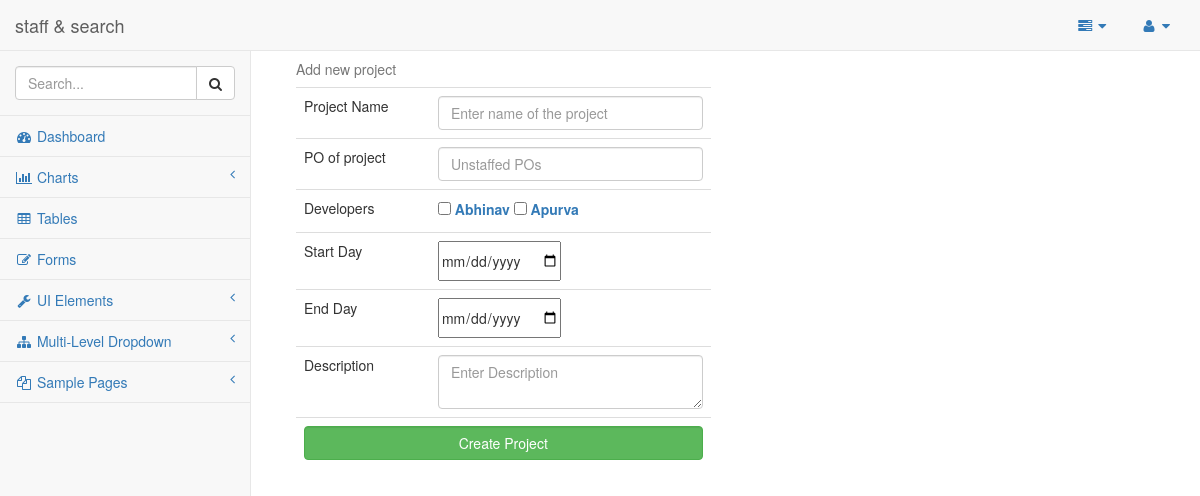
Before: /admin/new_project.php with the older database file.
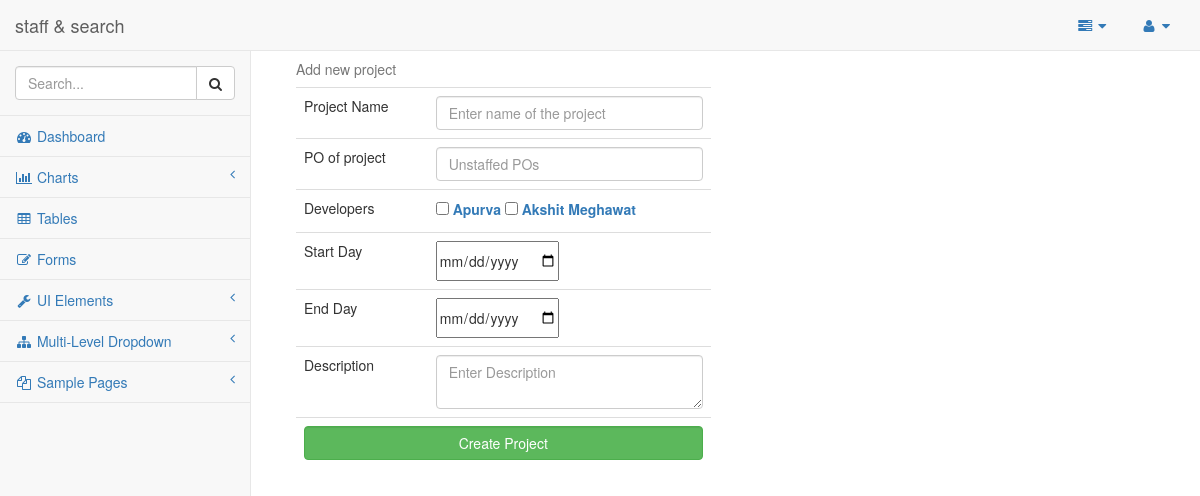
After: the same page with the newer database file.
### tables this page shows
CREATE TABLE IF NOT EXISTS `developers` (
`dev_id` int(11) NOT NULL,
  `name` varchar(20) NOT NULL,
  `github_profile` text NOT NULL
);

CREATE TABLE IF NOT EXISTS `developer_project_map` (
`id` int(11) NOT NULL,
  `dev_id` int(11) NOT NULL,
  `project_id` int(11) NOT NULL
);

### admin/new_project.php (the view, shortened to what this page needs)
<?php
include("header.php");
?>
<body>
  <div id="wrapper">
    <?php
    include 'side_and_menu.php';
    ?>
    <?php
    function valid_project($pr_id)
    {
      $res = mysql_query("select * from projects where project_id = '$pr_id' and end_day < curdate()");
      if ($res)
      {
        $response = mysql_fetch_array($res);
        if(count($response) > 1)
          return true;
      }
      else
      {
        return false;
      }
    }
    $list_of_devs ="select *
    from developers devs LEFT OUTER JOIN developer_project_map map
    on devs.dev_id = map.dev_id
    order by map.project_id desc
    ";
    $dev_lists = mysql_query($list_of_devs);
    ?>
  <div id="page-wrapper">
    <div class="col-md-6">
      <form method="POST" action="new_project_submit.php">
        <table class="table">
          <caption>Add new project</caption>
          <tbody>
            <tr>
              <td>Project Name</td>
              <td><input type="text" placeholder="Enter name of the project" class="form-control" name="project_name" autocomplete="off"></td>
            </tr>
            <tr>
              <td>PO of project</td>
              <td><input type="text" placeholder="Unstaffed POs" list = "pos" class="form-control" name="po_name" autocomplete="off"></td>
            </tr>
            <tr>
              <td>Developers</td>
              <td>
                <?php
                $array = array();
                while ($row = mysql_fetch_array($dev_lists)) {
                  if (!in_array($row["0"], $array))
                {
                  array_push($array, $row["0"]);
                  if(valid_project($row["project_id"]) || is_null($row["project_id"]))
                  {
                    echo "<label><input type='checkbox' name=devs[] value='".$row['0']."'> <a href='#'>".$row['1']."</a> </label> ";
                  }
                }
                }
                ?>
              </td>
            </tr>
            <tr>
              <td>Start Day</td>
              <td><input type="date" name="start_day"></td>
            </tr>
            <tr>
              <td>End Day</td>
              <td><input type="date" name="end_day"></td>
            </tr>
            <tr>
            <td>Description</td>
              <td><textarea name="desc" class="form form-control" placeholder="Enter Description"></textarea></td>
            </tr>
            <tr>
              <td colspan="2">
                <input type="submit" name="sub" value="Create Project" class="btn btn-success form-control">
              </td>
            </tr>
          </tbody>
        </table>
      </form>
    </div>
  </div>
</div>
</body>
</html>

Changed rows visible on the page:
no longer on this page (row unchanged): developers: name "Abhinav"
no longer on this page (row unchanged): developers: name "Apurva"
added developer_project_map: dev.name "Apurva"
now on this page (row unchanged): developer_project_map: dev.name "Akshit Meghawat"
